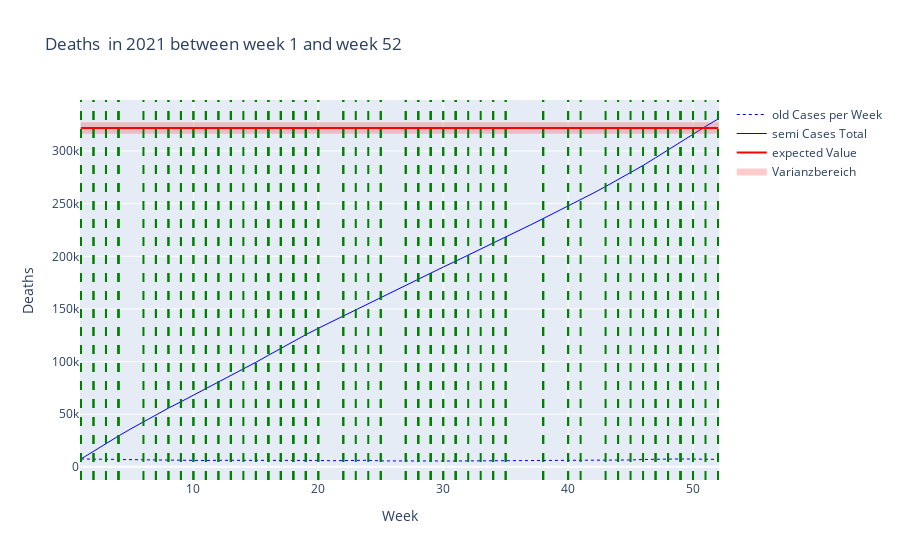

Notebook code for this chart:
### Code cell
fig_old = go.Figure()
fig_old.add_trace(go.Scatter(x = data_filtered_old["Week"], y = data_filtered_old["Value"], name = "old Cases per Week", line = dict(color = 'blue', width = 1,dash = 'dot')))
fig_old.add_trace(go.Scatter(x = data_filtered_old["Week"], y = np.cumsum(data_filtered_old["Value"]), name = "semi Cases Total", line = dict(color = 'blue', width = 1)))



#fig_old.add_hline(y=expected_value_per_age_group.loc["60-79", "Value"], line_color = 'red', line_width = 1, name = "Expected old Cases Total")
fig_old.add_trace(go.Scatter(x = data_filtered_semi["Week"],y = np.repeat(expected_value_per_age_group.loc["60-79","Value"],kalenderwochen[1]-kalenderwochen[0]+1), name = "expected Value", line = dict(color = 'red')))

#fig_old.add_hrect(y0=expected_value_per_age_group.loc["60-79","Value_Low"],y1=expected_value_per_age_group.loc["60-79","Value_High"],fillcolor = "red", line_width = 0, opacity = 0.2)
fig_old.add_trace(go.Scatter(
    x = data_filtered_old["Week"].tolist() + data_filtered_old["Week"].tolist()[::-1] ,
    y = [expected_value_per_age_group.loc["60-79","Value_High"]]*52 + [expected_value_per_age_group.loc["60-79","Value_Low"]]*52,
    fill = 'toself',
    fillcolor = "red",
    line_color = "red",
    name = "Varianzbereich",
    opacity=0.2
))

fig_old.update_layout(title = f"Deaths  in {year} between week {kalenderwochen[0]} and week {kalenderwochen[1]}",
                        xaxis_title = "Week",
                        yaxis_title = "Deaths")

if show_events:
    for i in happenings_filtered.index:
        #print(happenings_filtered.loc[i,"Week"])
        #print(happenings_filtered.loc[i, "Title"])
        fig_old.add_vline(x = happenings_filtered.loc[i,"Week"], line_width = 2, line_color = "green", line_dash = "dash")

fig_old.show()

### Figure 1 — Plotly figure (JSON) as saved in the notebook; plotly's stock layout.template omitted (floating-point values rounded to 4 significant figures)
{"data": [{"line": {"color": "blue", "dash": "dot", "width": 1}, "name": "old Cases per Week", "type": "scatter", "x": [1, 2, 3, 4, 5, 6, 7, 8, 9, 10, 11, 12, 13, 14, 15, 16, 17, 18, 19, 20, 21, 22, 23, 24, 25, 26, 27, 28, 29, 30, 31, 32, 33, 34, 35, 36, 37, 38, 39, 40, 41, 42, 43, 44, 45, 46, 47, 48, 49, 50, 51, 52], "y": [7489.0, 7464.0, 7370.0, 6985.0, 6876.0, 6721.0, 6593.0, 6315.0, 6026.0, 6206.0, 6038.0, 6230.0, 6234.0, 6268.0, 6498.0, 6648.0, 6705.0, 6600.0, 6296.0, 6093.0, 5814.0, 5996.0, 5806.0, 6253.0, 5669.0, 5569.0, 5671.0, 5932.0, 5759.0, 5702.0, 5580.0, 5667.0, 5681.0, 5636.0, 5661.0, 6069.0, 5783.0, 5933.0, 5917.0, 5797.0, 6060.0, 6314.0, 6366.0, 6413.0, 6557.0, 7002.0, 7359.0, 7629.0, 7546.0, 7407.0, 7140.0, 7096.0]}, {"line": {"color": "blue", "width": 1}, "name": "semi Cases Total", "type": "scatter", "x": [1, 2, 3, 4, 5, 6, 7, 8, 9, 10, 11, 12, 13, 14, 15, 16, 17, 18, 19, 20, 21, 22, 23, 24, 25, 26, 27, 28, 29, 30, 31, 32, 33, 34, 35, 36, 37, 38, 39, 40, 41, 42, 43, 44, 45, 46, 47, 48, 49, 50, 51, 52], "y": [7489.0, 14950.0, 22320.0, 29310.0, 36180.0, 42900.0, 49500.0, 55810.0, 61840.0, 68040.0, 74080.0, 80310.0, 86550.0, 92820.0, 99310.0, 106000.0, 112700.0, 119300.0, 125600.0, 131700.0, 137500.0, 143500.0, 149300.0, 155500.0, 161200.0, 166800.0, 172400.0, 178400.0, 184100.0, 189800.0, 195400.0, 201100.0, 206800.0, 212400.0, 218100.0, 224100.0, 229900.0, 235800.0, 241800.0, 247600.0, 253600.0, 259900.0, 266300.0, 272700.0, 279300.0, 286300.0, 293600.0, 301200.0, 308800.0, 316200.0, 323300.0, 330400.0]}, {"line": {"color": "red"}, "name": "expected Value", "type": "scatter", "x": [1, 2, 3, 4, 5, 6, 7, 8, 9, 10, 11, 12, 13, 14, 15, 16, 17, 18, 19, 20, 21, 22, 23, 24, 25, 26, 27, 28, 29, 30, 31, 32, 33, 34, 35, 36, 37, 38, 39, 40, 41, 42, 43, 44, 45, 46, 47, 48, 49, 50, 51, 52], "y": [321900.0, 321900.0, 321900.0, 321900.0, 321900.0, 321900.0, 321900.0, 321900.0, 321900.0, 321900.0, 321900.0, 321900.0, 321900.0, 321900.0, 321900.0, 321900.0, 321900.0, 321900.0, 321900.0, 321900.0, 321900.0, 321900.0, 321900.0, 321900.0, 321900.0, 321900.0, 321900.0, 321900.0, 321900.0, 321900.0, 321900.0, 321900.0, 321900.0, 321900.0, 321900.0, 321900.0, 321900.0, 321900.0, 321900.0, 321900.0, 321900.0, 321900.0, 321900.0, 321900.0, 321900.0, 321900.0, 321900.0, 321900.0, 321900.0, 321900.0, 321900.0, 321900.0]}, {"fill": "toself", "fillcolor": "red", "line": {"color": "red"}, "name": "Varianzbereich", "opacity": 0.2, "type": "scatter", "x": [1, 2, 3, 4, 5, 6, 7, 8, 9, 10, 11, 12, 13, 14, 15, 16, 17, 18, 19, 20, 21, 22, 23, 24, 25, 26, 27, 28, 29, 30, 31, 32, 33, 34, 35, 36, 37, 38, 39, 40, 41, 42, 43, 44, 45, 46, 47, 48, 49, 50, 51, 52, 52, 51, 50, 49, 48, 47, 46, 45, 44, 43, 42, 41, 40, 39, 38, 37, 36, 35, 34, 33, 32, 31, 30, 29, 28, 27, 26, 25, 24, 23, 22, 21, 20, 19, 18, 17, 16, 15, 14, 13, 12, 11, 10, 9, 8, 7, 6, 5, 4, 3, 2, 1], "y": [326400.0, 326400.0, 326400.0, 326400.0, 326400.0, 326400.0, 326400.0, 326400.0, 326400.0, 326400.0, 326400.0, 326400.0, 326400.0, 326400.0, 326400.0, 326400.0, 326400.0, 326400.0, 326400.0, 326400.0, 326400.0, 326400.0, 326400.0, 326400.0, 326400.0, 326400.0, 326400.0, 326400.0, 326400.0, 326400.0, 326400.0, 326400.0, 326400.0, 326400.0, 326400.0, 326400.0, 326400.0, 326400.0, 326400.0, 326400.0, 326400.0, 326400.0, 326400.0, 326400.0, 326400.0, 326400.0, 326400.0, 326400.0, 326400.0, 326400.0, 326400.0, 326400.0, 317300.0, 317300.0, 317300.0, 317300.0, 317300.0, 317300.0, 317300.0, 317300.0, 317300.0, 317300.0, 317300.0, 317300.0, 317300.0, 317300.0, 317300.0, 317300.0, 317300.0, 317300.0, 317300.0, 317300.0, 317300.0, 317300.0, 317300.0, 317300.0, 317300.0, 317300.0, 317300.0, 317300.0, 317300.0, 317300.0, 317300.0, 317300.0, 317300.0, 317300.0, 317300.0, 317300.0, 317300.0, 317300.0, 317300.0, 317300.0, 317300.0, 317300.0, 317300.0, 317300.0, 317300.0, 317300.0, 317300.0, 317300.0, 317300.0, 317300.0, 317300.0, 317300.0]}], "layout": {"shapes": [{"line": {"color": "green", "dash": "dash", "width": 2}, "type": "line", "x0": 52, "x1": 52, "xref": "x", "y0": 0, "y1": 1, "yref": "y domain"}, {"line": {"color": "green", "dash": "dash", "width": 2}, "type": "line", "x0": 51, "x1": 51, "xref": "x", "y0": 0, "y1": 1, "yref": "y domain"}, {"line": {"color": "green", "dash": "dash", "width": 2}, "type": "line", "x0": 50, "x1": 50, "xref": "x", "y0": 0, "y1": 1, "yref": "y domain"}, {"line": {"color": "green", "dash": "dash", "width": 2}, "type": "line", "x0": 50, "x1": 50, "xref": "x", "y0": 0, "y1": 1, "yref": "y domain"}, {"line": {"color": "green", "dash": "dash", "width": 2}, "type": "line", "x0": 50, "x1": 50, "xref": "x", "y0": 0, "y1": 1, "yref": "y domain"}, {"line": {"color": "green", "dash": "dash", "width": 2}, "type": "line", "x0": 41, "x1": 41, "xref": "x", "y0": 0, "y1": 1, "yref": "y domain"}, {"line": {"color": "green", "dash": "dash", "width": 2}, "type": "line", "x0": 47, "x1": 47, "xref": "x", "y0": 0, "y1": 1, "yref": "y domain"}, {"line": {"color": "green", "dash": "dash", "width": 2}, "type": "line", "x0": 47, "x1": 47, "xref": "x", "y0": 0, "y1": 1, "yref": "y domain"}, {"line": {"color": "green", "dash": "dash", "width": 2}, "type": "line", "x0": 46, "x1": 46, "xref": "x", "y0": 0, "y1": 1, "yref": "y domain"}, {"line": {"color": "green", "dash": "dash", "width": 2}, "type": "line", "x0": 49, "x1": 49, "xref": "x", "y0": 0, "y1": 1, "yref": "y domain"}, {"line": {"color": "green", "dash": "dash", "width": 2}, "type": "line", "x0": 19, "x1": 19, "xref": "x", "y0": 0, "y1": 1, "yref": "y domain"}, {"line": {"color": "green", "dash": "dash", "width": 2}, "type": "line", "x0": 10, "x1": 10, "xref": "x", "y0": 0, "y1": 1, "yref": "y domain"}, {"line": {"color": "green", "dash": "dash", "width": 2}, "type": "line", "x0": 43, "x1": 43, "xref": "x", "y0": 0, "y1": 1, "yref": "y domain"}, {"line": {"color": "green", "dash": "dash", "width": 2}, "type": "line", "x0": 49, "x1": 49, "xref": "x", "y0": 0, "y1": 1, "yref": "y domain"}, {"line": {"color": "green", "dash": "dash", "width": 2}, "type": "line", "x0": 23, "x1": 23, "xref": "x", "y0": 0, "y1": 1, "yref": "y domain"}, {"line": {"color": "green", "dash": "dash", "width": 2}, "type": "line", "x0": 38, "x1": 38, "xref": "x", "y0": 0, "y1": 1, "yref": "y domain"}, {"line": {"color": "green", "dash": "dash", "width": 2}, "type": "line", "x0": 38, "x1": 38, "xref": "x", "y0": 0, "y1": 1, "yref": "y domain"}, {"line": {"color": "green", "dash": "dash", "width": 2}, "type": "line", "x0": 38, "x1": 38, "xref": "x", "y0": 0, "y1": 1, "yref": "y domain"}, {"line": {"color": "green", "dash": "dash", "width": 2}, "type": "line", "x0": 32, "x1": 32, "xref": "x", "y0": 0, "y1": 1, "yref": "y domain"}, {"line": {"color": "green", "dash": "dash", "width": 2}, "type": "line", "x0": 1, "x1": 1, "xref": "x", "y0": 0, "y1": 1, "yref": "y domain"}, {"line": {"color": "green", "dash": "dash", "width": 2}, "type": "line", "x0": 34, "x1": 34, "xref": "x", "y0": 0, "y1": 1, "yref": "y domain"}, {"line": {"color": "green", "dash": "dash", "width": 2}, "type": "line", "x0": 34, "x1": 34, "xref": "x", "y0": 0, "y1": 1, "yref": "y domain"}, {"line": {"color": "green", "dash": "dash", "width": 2}, "type": "line", "x0": 33, "x1": 33, "xref": "x", "y0": 0, "y1": 1, "yref": "y domain"}, {"line": {"color": "green", "dash": "dash", "width": 2}, "type": "line", "x0": 45, "x1": 45, "xref": "x", "y0": 0, "y1": 1, "yref": "y domain"}, {"line": {"color": "green", "dash": "dash", "width": 2}, "type": "line", "x0": 6, "x1": 6, "xref": "x", "y0": 0, "y1": 1, "yref": "y domain"}, {"line": {"color": "green", "dash": "dash", "width": 2}, "type": "line", "x0": 30, "x1": 30, "xref": "x", "y0": 0, "y1": 1, "yref": "y domain"}, {"line": {"color": "green", "dash": "dash", "width": 2}, "type": "line", "x0": 30, "x1": 30, "xref": "x", "y0": 0, "y1": 1, "yref": "y domain"}, {"line": {"color": "green", "dash": "dash", "width": 2}, "type": "line", "x0": 29, "x1": 29, "xref": "x", "y0": 0, "y1": 1, "yref": "y domain"}, {"line": {"color": "green", "dash": "dash", "width": 2}, "type": "line", "x0": 29, "x1": 29, "xref": "x", "y0": 0, "y1": 1, "yref": "y domain"}, {"line": {"color": "green", "dash": "dash", "width": 2}, "type": "line", "x0": 29, "x1": 29, "xref": "x", "y0": 0, "y1": 1, "yref": "y domain"}, {"line": {"color": "green", "dash": "dash", "width": 2}, "type": "line", "x0": 28, "x1": 28, "xref": "x", "y0": 0, "y1": 1, "yref": "y domain"}, {"line": {"color": "green", "dash": "dash", "width": 2}, "type": "line", "x0": 28, "x1": 28, "xref": "x", "y0": 0, "y1": 1, "yref": "y domain"}, {"line": {"color": "green", "dash": "dash", "width": 2}, "type": "line", "x0": 28, "x1": 28, "xref": "x", "y0": 0, "y1": 1, "yref": "y domain"}, {"line": {"color": "green", "dash": "dash", "width": 2}, "type": "line", "x0": 49, "x1": 49, "xref": "x", "y0": 0, "y1": 1, "yref": "y domain"}, {"line": {"color": "green", "dash": "dash", "width": 2}, "type": "line", "x0": 31, "x1": 31, "xref": "x", "y0": 0, "y1": 1, "yref": "y domain"}, {"line": {"color": "green", "dash": "dash", "width": 2}, "type": "line", "x0": 27, "x1": 27, "xref": "x", "y0": 0, "y1": 1, "yref": "y domain"}, {"line": {"color": "green", "dash": "dash", "width": 2}, "type": "line", "x0": 18, "x1": 18, "xref": "x", "y0": 0, "y1": 1, "yref": "y domain"}, {"line": {"color": "green", "dash": "dash", "width": 2}, "type": "line", "x0": 1, "x1": 1, "xref": "x", "y0": 0, "y1": 1, "yref": "y domain"}, {"line": {"color": "green", "dash": "dash", "width": 2}, "type": "line", "x0": 1, "x1": 1, "xref": "x", "y0": 0, "y1": 1, "yref": "y domain"}, {"line": {"color": "green", "dash": "dash", "width": 2}, "type": "line", "x0": 25, "x1": 25, "xref": "x", "y0": 0, "y1": 1, "yref": "y domain"}, {"line": {"color": "green", "dash": "dash", "width": 2}, "type": "line", "x0": 25, "x1": 25, "xref": "x", "y0": 0, "y1": 1, "yref": "y domain"}, {"line": {"color": "green", "dash": "dash", "width": 2}, "type": "line", "x0": 24, "x1": 24, "xref": "x", "y0": 0, "y1": 1, "yref": "y domain"}, {"line": {"color": "green", "dash": "dash", "width": 2}, "type": "line", "x0": 40, "x1": 40, "xref": "x", "y0": 0, "y1": 1, "yref": "y domain"}, {"line": {"color": "green", "dash": "dash", "width": 2}, "type": "line", "x0": 14, "x1": 14, "xref": "x", "y0": 0, "y1": 1, "yref": "y domain"}, {"line": {"color": "green", "dash": "dash", "width": 2}, "type": "line", "x0": 9, "x1": 9, "xref": "x", "y0": 0, "y1": 1, "yref": "y domain"}, {"line": {"color": "green", "dash": "dash", "width": 2}, "type": "line", "x0": 1, "x1": 1, "xref": "x", "y0": 0, "y1": 1, "yref": "y domain"}, {"line": {"color": "green", "dash": "dash", "width": 2}, "type": "line", "x0": 22, "x1": 22, "xref": "x", "y0": 0, "y1": 1, "yref": "y domain"}, {"line": {"color": "green", "dash": "dash", "width": 2}, "type": "line", "x0": 20, "x1": 20, "xref": "x", "y0": 0, "y1": 1, "yref": "y domain"}, {"line": {"color": "green", "dash": "dash", "width": 2}, "type": "line", "x0": 20, "x1": 20, "xref": "x", "y0": 0, "y1": 1, "yref": "y domain"}, {"line": {"color": "green", "dash": "dash", "width": 2}, "type": "line", "x0": 19, "x1": 19, "xref": "x", "y0": 0, "y1": 1, "yref": "y domain"}, {"line": {"color": "green", "dash": "dash", "width": 2}, "type": "line", "x0": 19, "x1": 19, "xref": "x", "y0": 0, "y1": 1, "yref": "y domain"}, {"line": {"color": "green", "dash": "dash", "width": 2}, "type": "line", "x0": 48, "x1": 48, "xref": "x", "y0": 0, "y1": 1, "yref": "y domain"}, {"line": {"color": "green", "dash": "dash", "width": 2}, "type": "line", "x0": 40, "x1": 40, "xref": "x", "y0": 0, "y1": 1, "yref": "y domain"}, {"line": {"color": "green", "dash": "dash", "width": 2}, "type": "line", "x0": 31, "x1": 31, "xref": "x", "y0": 0, "y1": 1, "yref": "y domain"}, {"line": {"color": "green", "dash": "dash", "width": 2}, "type": "line", "x0": 27, "x1": 27, "xref": "x", "y0": 0, "y1": 1, "yref": "y domain"}, {"line": {"color": "green", "dash": "dash", "width": 2}, "type": "line", "x0": 22, "x1": 22, "xref": "x", "y0": 0, "y1": 1, "yref": "y domain"}, {"line": {"color": "green", "dash": "dash", "width": 2}, "type": "line", "x0": 18, "x1": 18, "xref": "x", "y0": 0, "y1": 1, "yref": "y domain"}, {"line": {"color": "green", "dash": "dash", "width": 2}, "type": "line", "x0": 9, "x1": 9, "xref": "x", "y0": 0, "y1": 1, "yref": "y domain"}, {"line": {"color": "green", "dash": "dash", "width": 2}, "type": "line", "x0": 17, "x1": 17, "xref": "x", "y0": 0, "y1": 1, "yref": "y domain"}, {"line": {"color": "green", "dash": "dash", "width": 2}, "type": "line", "x0": 17, "x1": 17, "xref": "x", "y0": 0, "y1": 1, "yref": "y domain"}, {"line": {"color": "green", "dash": "dash", "width": 2}, "type": "line", "x0": 16, "x1": 16, "xref": "x", "y0": 0, "y1": 1, "yref": "y domain"}, {"line": {"color": "green", "dash": "dash", "width": 2}, "type": "line", "x0": 16, "x1": 16, "xref": "x", "y0": 0, "y1": 1, "yref": "y domain"}, {"line": {"color": "green", "dash": "dash", "width": 2}, "type": "line", "x0": 16, "x1": 16, "xref": "x", "y0": 0, "y1": 1, "yref": "y domain"}, {"line": {"color": "green", "dash": "dash", "width": 2}, "type": "line", "x0": 15, "x1": 15, "xref": "x", "y0": 0, "y1": 1, "yref": "y domain"}, {"line": {"color": "green", "dash": "dash", "width": 2}, "type": "line", "x0": 15, "x1": 15, "xref": "x", "y0": 0, "y1": 1, "yref": "y domain"}, {"line": {"color": "green", "dash": "dash", "width": 2}, "type": "line", "x0": 35, "x1": 35, "xref": "x", "y0": 0, "y1": 1, "yref": "y domain"}, {"line": {"color": "green", "dash": "dash", "width": 2}, "type": "line", "x0": 1, "x1": 1, "xref": "x", "y0": 0, "y1": 1, "yref": "y domain"}, {"line": {"color": "green", "dash": "dash", "width": 2}, "type": "line", "x0": 13, "x1": 13, "xref": "x", "y0": 0, "y1": 1, "yref": "y domain"}, {"line": {"color": "green", "dash": "dash", "width": 2}, "type": "line", "x0": 12, "x1": 12, "xref": "x", "y0": 0, "y1": 1, "yref": "y domain"}, {"line": {"color": "green", "dash": "dash", "width": 2}, "type": "line", "x0": 12, "x1": 12, "xref": "x", "y0": 0, "y1": 1, "yref": "y domain"}, {"line": {"color": "green", "dash": "dash", "width": 2}, "type": "line", "x0": 11, "x1": 11, "xref": "x", "y0": 0, "y1": 1, "yref": "y domain"}, {"line": {"color": "green", "dash": "dash", "width": 2}, "type": "line", "x0": 11, "x1": 11, "xref": "x", "y0": 0, "y1": 1, "yref": "y domain"}, {"line": {"color": "green", "dash": "dash", "width": 2}, "type": "line", "x0": 11, "x1": 11, "xref": "x", "y0": 0, "y1": 1, "yref": "y domain"}, {"line": {"color": "green", "dash": "dash", "width": 2}, "type": "line", "x0": 10, "x1": 10, "xref": "x", "y0": 0, "y1": 1, "yref": "y domain"}, {"line": {"color": "green", "dash": "dash", "width": 2}, "type": "line", "x0": 44, "x1": 44, "xref": "x", "y0": 0, "y1": 1, "yref": "y domain"}, {"line": {"color": "green", "dash": "dash", "width": 2}, "type": "line", "x0": 18, "x1": 18, "xref": "x", "y0": 0, "y1": 1, "yref": "y domain"}, {"line": {"color": "green", "dash": "dash", "width": 2}, "type": "line", "x0": 13, "x1": 13, "xref": "x", "y0": 0, "y1": 1, "yref": "y domain"}, {"line": {"color": "green", "dash": "dash", "width": 2}, "type": "line", "x0": 8, "x1": 8, "xref": "x", "y0": 0, "y1": 1, "yref": "y domain"}, {"line": {"color": "green", "dash": "dash", "width": 2}, "type": "line", "x0": 8, "x1": 8, "xref": "x", "y0": 0, "y1": 1, "yref": "y domain"}, {"line": {"color": "green", "dash": "dash", "width": 2}, "type": "line", "x0": 7, "x1": 7, "xref": "x", "y0": 0, "y1": 1, "yref": "y domain"}, {"line": {"color": "green", "dash": "dash", "width": 2}, "type": "line", "x0": 7, "x1": 7, "xref": "x", "y0": 0, "y1": 1, "yref": "y domain"}, {"line": {"color": "green", "dash": "dash", "width": 2}, "type": "line", "x0": 7, "x1": 7, "xref": "x", "y0": 0, "y1": 1, "yref": "y domain"}, {"line": {"color": "green", "dash": "dash", "width": 2}, "type": "line", "x0": 48, "x1": 48, "xref": "x", "y0": 0, "y1": 1, "yref": "y domain"}, {"line": {"color": "green", "dash": "dash", "width": 2}, "type": "line", "x0": 31, "x1": 31, "xref": "x", "y0": 0, "y1": 1, "yref": "y domain"}, {"line": {"color": "green", "dash": "dash", "width": 2}, "type": "line", "x0": 17, "x1": 17, "xref": "x", "y0": 0, "y1": 1, "yref": "y domain"}, {"line": {"color": "green", "dash": "dash", "width": 2}, "type": "line", "x0": 4, "x1": 4, "xref": "x", "y0": 0, "y1": 1, "yref": "y domain"}, {"line": {"color": "green", "dash": "dash", "width": 2}, "type": "line", "x0": 4, "x1": 4, "xref": "x", "y0": 0, "y1": 1, "yref": "y domain"}, {"line": {"color": "green", "dash": "dash", "width": 2}, "type": "line", "x0": 4, "x1": 4, "xref": "x", "y0": 0, "y1": 1, "yref": "y domain"}, {"line": {"color": "green", "dash": "dash", "width": 2}, "type": "line", "x0": 3, "x1": 3, "xref": "x", "y0": 0, "y1": 1, "yref": "y domain"}, {"line": {"color": "green", "dash": "dash", "width": 2}, "type": "line", "x0": 3, "x1": 3, "xref": "x", "y0": 0, "y1": 1, "yref": "y domain"}, {"line": {"color": "green", "dash": "dash", "width": 2}, "type": "line", "x0": 2, "x1": 2, "xref": "x", "y0": 0, "y1": 1, "yref": "y domain"}, {"line": {"color": "green", "dash": "dash", "width": 2}, "type": "line", "x0": 2, "x1": 2, "xref": "x", "y0": 0, "y1": 1, "yref": "y domain"}, {"line": {"color": "green", "dash": "dash", "width": 2}, "type": "line", "x0": 48, "x1": 48, "xref": "x", "y0": 0, "y1": 1, "yref": "y domain"}, {"line": {"color": "green", "dash": "dash", "width": 2}, "type": "line", "x0": 44, "x1": 44, "xref": "x", "y0": 0, "y1": 1, "yref": "y domain"}, {"line": {"color": "green", "dash": "dash", "width": 2}, "type": "line", "x0": 35, "x1": 35, "xref": "x", "y0": 0, "y1": 1, "yref": "y domain"}, {"line": {"color": "green", "dash": "dash", "width": 2}, "type": "line", "x0": 13, "x1": 13, "xref": "x", "y0": 0, "y1": 1, "yref": "y domain"}], "title": {"text": "Deaths  in 2021 between week 1 and week 52"}, "xaxis": {"title": {"text": "Week"}}, "yaxis": {"title": {"text": "Deaths"}}}}
